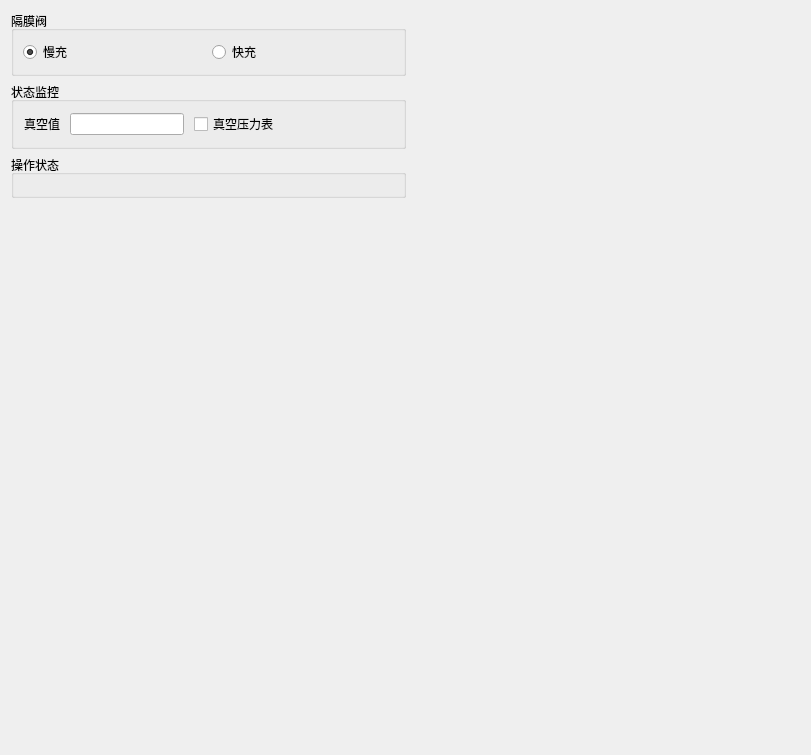
<?xml version="1.0" encoding="UTF-8"?>
<ui version="4.0">
 <class>FortrendMainLoadLockSubsystem</class>
 <widget class="QWidget" name="FortrendMainLoadLockSubsystem">
  <property name="geometry">
   <rect>
    <x>0</x>
    <y>0</y>
    <width>811</width>
    <height>755</height>
   </rect>
  </property>
  <property name="font">
   <font>
    <family>Microsoft YaHei UI</family>
    <pointsize>9</pointsize>
   </font>
  </property>
  <property name="windowTitle">
   <string>Form</string>
  </property>
  <layout class="QHBoxLayout" name="horizontalLayout_2">
   <item>
    <layout class="QVBoxLayout" name="verticalLayout_3">
     <item>
      <layout class="QVBoxLayout" name="status_layout"/>
     </item>
     <item>
      <widget class="QGroupBox" name="groupBox">
       <property name="minimumSize">
        <size>
         <width>0</width>
         <height>0</height>
        </size>
       </property>
       <property name="title">
        <string>隔膜阀</string>
       </property>
       <layout class="QGridLayout" name="gridLayout">
        <item row="0" column="0">
         <layout class="QGridLayout" name="gridLayout_2">
          <item row="0" column="0">
           <widget class="QRadioButton" name="slow_charging_rbt">
            <property name="text">
             <string>慢充</string>
            </property>
            <property name="checked">
             <bool>true</bool>
            </property>
           </widget>
          </item>
          <item row="0" column="1">
           <widget class="QRadioButton" name="fast_charging_rbt">
            <property name="text">
             <string>快充</string>
            </property>
           </widget>
          </item>
         </layout>
        </item>
       </layout>
      </widget>
     </item>
     <item>
      <widget class="QGroupBox" name="generate_state_group">
       <property name="title">
        <string>状态监控</string>
       </property>
       <layout class="QVBoxLayout" name="station_layout_7">
        <property name="spacing">
         <number>10</number>
        </property>
        <property name="leftMargin">
         <number>10</number>
        </property>
        <property name="topMargin">
         <number>10</number>
        </property>
        <property name="rightMargin">
         <number>10</number>
        </property>
        <property name="bottomMargin">
         <number>10</number>
        </property>
        <item>
         <layout class="QVBoxLayout" name="verticalLayout">
          <item>
           <layout class="QHBoxLayout" name="horizontalLayout">
            <item>
             <widget class="QLabel" name="label">
              <property name="text">
               <string>真空值</string>
              </property>
             </widget>
            </item>
            <item>
             <widget class="QLineEdit" name="current_vacuum_value_let">
              <property name="readOnly">
               <bool>true</bool>
              </property>
             </widget>
            </item>
            <item>
             <widget class="QCheckBox" name="vacuum_pressure_gage_ckb">
              <property name="text">
               <string>真空压力表</string>
              </property>
             </widget>
            </item>
            <item>
             <spacer name="horizontalSpacer_2">
              <property name="orientation">
               <enum>Qt::Horizontal</enum>
              </property>
              <property name="sizeHint" stdset="0">
               <size>
                <width>40</width>
                <height>20</height>
               </size>
              </property>
             </spacer>
            </item>
           </layout>
          </item>
          <item>
           <layout class="QGridLayout" name="inputs_layout"/>
          </item>
         </layout>
        </item>
       </layout>
      </widget>
     </item>
     <item>
      <widget class="QGroupBox" name="operation_group">
       <property name="title">
        <string>操作状态</string>
       </property>
       <layout class="QVBoxLayout" name="station_layout_6">
        <property name="spacing">
         <number>10</number>
        </property>
        <property name="leftMargin">
         <number>10</number>
        </property>
        <property name="topMargin">
         <number>10</number>
        </property>
        <property name="rightMargin">
         <number>10</number>
        </property>
        <property name="bottomMargin">
         <number>10</number>
        </property>
        <item>
         <layout class="QGridLayout" name="operation_state_gridLayout"/>
        </item>
       </layout>
      </widget>
     </item>
     <item>
      <spacer name="verticalSpacer_2">
       <property name="orientation">
        <enum>Qt::Vertical</enum>
       </property>
       <property name="sizeHint" stdset="0">
        <size>
         <width>20</width>
         <height>40</height>
        </size>
       </property>
      </spacer>
     </item>
    </layout>
   </item>
   <item>
    <spacer name="horizontalSpacer">
     <property name="orientation">
      <enum>Qt::Horizontal</enum>
     </property>
     <property name="sizeHint" stdset="0">
      <size>
       <width>214</width>
       <height>20</height>
      </size>
     </property>
    </spacer>
   </item>
  </layout>
 </widget>
 <resources/>
 <connections/>
</ui>
